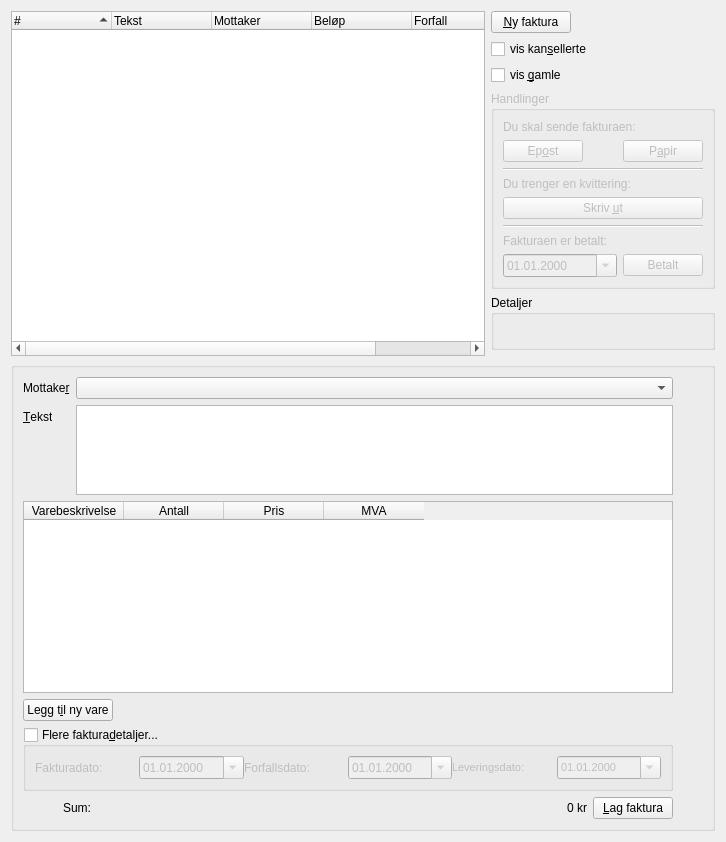
      <widget class="QWidget" name="tab" >
       <attribute name="title" >
        <string>&amp;Faktura</string>
       </attribute>
       <layout class="QGridLayout" name="gridLayout_8" >
        <item rowspan="6" row="0" column="0" colspan="2" >
         <widget class="QTreeWidget" name="fakturaFakturaliste" >
          <property name="sizePolicy" >
           <sizepolicy vsizetype="Expanding" hsizetype="Expanding" >
            <horstretch>1</horstretch>
            <verstretch>0</verstretch>
           </sizepolicy>
          </property>
          <property name="showDropIndicator" stdset="0" >
           <bool>false</bool>
          </property>
          <property name="alternatingRowColors" >
           <bool>true</bool>
          </property>
          <property name="rootIsDecorated" >
           <bool>false</bool>
          </property>
          <property name="sortingEnabled" >
           <bool>true</bool>
          </property>
          <property name="animated" >
           <bool>true</bool>
          </property>
          <property name="allColumnsShowFocus" >
           <bool>true</bool>
          </property>
          <property name="expandsOnDoubleClick" >
           <bool>false</bool>
          </property>
          <column>
           <property name="text" >
            <string>#</string>
           </property>
          </column>
          <column>
           <property name="text" >
            <string>Tekst</string>
           </property>
          </column>
          <column>
           <property name="text" >
            <string>Mottaker</string>
           </property>
          </column>
          <column>
           <property name="text" >
            <string>Beløp</string>
           </property>
          </column>
          <column>
           <property name="text" >
            <string>Forfall</string>
           </property>
          </column>
          <column>
           <property name="text" >
            <string>Betalt</string>
           </property>
          </column>
         </widget>
        </item>
        <item row="1" column="2" >
         <widget class="QCheckBox" name="fakturaVisKansellerte" >
          <property name="toolTip" >
           <string>Angir om kansellerte fakturaer skal vises</string>
          </property>
          <property name="text" >
           <string>vis kan&amp;sellerte</string>
          </property>
          <property name="shortcut" >
           <string>Alt+S</string>
          </property>
         </widget>
        </item>
        <item row="2" column="2" >
         <widget class="QCheckBox" name="fakturaVisGamle" >
          <property name="toolTip" >
           <string>Skjul fakturaer som er eldre enn seks måneder og allerede betalt</string>
          </property>
          <property name="text" >
           <string>vis &amp;gamle</string>
          </property>
          <property name="shortcut" >
           <string>Alt+G</string>
          </property>
          <property name="checked" >
           <bool>false</bool>
          </property>
         </widget>
        </item>
        <item row="6" column="0" colspan="3" >
         <widget class="QGroupBox" name="fakturaFakta" >
          <property name="title" >
           <string/>
          </property>
          <property name="flat" >
           <bool>true</bool>
          </property>
          <layout class="QGridLayout" name="gridLayout_6" >
           <item rowspan="2" row="0" column="0" colspan="2" >
            <layout class="QHBoxLayout" name="horizontalLayout_3" >
             <item>
              <layout class="QVBoxLayout" name="verticalLayout_3" >
               <item>
                <layout class="QFormLayout" name="formLayout_2" >
                 <property name="fieldGrowthPolicy" >
                  <enum>QFormLayout::ExpandingFieldsGrow</enum>
                 </property>
                 <item row="1" column="0" >
                  <widget class="QLabel" name="textLabel5" >
                   <property name="text" >
                    <string>Mottake&amp;r</string>
                   </property>
                   <property name="wordWrap" >
                    <bool>false</bool>
                   </property>
                   <property name="buddy" >
                    <cstring>fakturaFaktaMottaker</cstring>
                   </property>
                  </widget>
                 </item>
                 <item row="1" column="1" >
                  <widget class="QComboBox" name="fakturaFaktaMottaker" >
                   <property name="sizePolicy" >
                    <sizepolicy vsizetype="Fixed" hsizetype="MinimumExpanding" >
                     <horstretch>1</horstretch>
                     <verstretch>0</verstretch>
                    </sizepolicy>
                   </property>
                   <property name="toolTip" >
                    <string>Fakturaens mottaker (kunden)</string>
                   </property>
                   <property name="editable" >
                    <bool>false</bool>
                   </property>
                   <property name="insertPolicy" >
                    <enum>QComboBox::InsertAtCurrent</enum>
                   </property>
                   <property name="sizeAdjustPolicy" >
                    <enum>QComboBox::AdjustToContents</enum>
                   </property>
                   <property name="minimumContentsLength" >
                    <number>15</number>
                   </property>
                  </widget>
                 </item>
                 <item row="2" column="0" >
                  <widget class="QLabel" name="textLabel8" >
                   <property name="text" >
                    <string>&amp;Tekst</string>
                   </property>
                   <property name="wordWrap" >
                    <bool>false</bool>
                   </property>
                   <property name="buddy" >
                    <cstring>fakturaFaktaTekst</cstring>
                   </property>
                  </widget>
                 </item>
                 <item row="2" column="1" >
                  <widget class="QPlainTextEdit" name="fakturaFaktaTekst" >
                   <property name="sizePolicy" >
                    <sizepolicy vsizetype="Expanding" hsizetype="Expanding" >
                     <horstretch>0</horstretch>
                     <verstretch>1</verstretch>
                    </sizepolicy>
                   </property>
                   <property name="minimumSize" >
                    <size>
                     <width>0</width>
                     <height>60</height>
                    </size>
                   </property>
                   <property name="maximumSize" >
                    <size>
                     <width>16777215</width>
                     <height>90</height>
                    </size>
                   </property>
                   <property name="tabChangesFocus" >
                    <bool>true</bool>
                   </property>
                  </widget>
                 </item>
                </layout>
               </item>
               <item>
                <layout class="QVBoxLayout" name="verticalLayout_2" >
                 <item>
                  <widget class="QTableWidget" name="fakturaVareliste" >
                   <property name="sizePolicy" >
                    <sizepolicy vsizetype="Expanding" hsizetype="Expanding" >
                     <horstretch>0</horstretch>
                     <verstretch>3</verstretch>
                    </sizepolicy>
                   </property>
                   <property name="toolTip" >
                    <string>Varene som hører med fakturaen. Velg tidligerere definerte varer, eller legg til nye ved å skrive inn tekst, pris og MVA</string>
                   </property>
                   <property name="dragDropOverwriteMode" >
                    <bool>false</bool>
                   </property>
                   <property name="selectionMode" >
                    <enum>QAbstractItemView::SingleSelection</enum>
                   </property>
                   <property name="selectionBehavior" >
                    <enum>QAbstractItemView::SelectRows</enum>
                   </property>
                   <property name="showGrid" >
                    <bool>false</bool>
                   </property>
                   <column>
                    <property name="text" >
                     <string>Varebeskrivelse</string>
                    </property>
                   </column>
                   <column>
                    <property name="text" >
                     <string>Antall</string>
                    </property>
                   </column>
                   <column>
                    <property name="text" >
                     <string>Pris</string>
                    </property>
                   </column>
                   <column>
                    <property name="text" >
                     <string>MVA</string>
                    </property>
                   </column>
                  </widget>
                 </item>
                 <item>
                  <layout class="QHBoxLayout" name="horizontalLayout_4" >
                   <item>
                    <widget class="QPushButton" name="fakturaFaktaVareLeggtil" >
                     <property name="sizePolicy" >
                      <sizepolicy vsizetype="Fixed" hsizetype="Fixed" >
                       <horstretch>0</horstretch>
                       <verstretch>0</verstretch>
                      </sizepolicy>
                     </property>
                     <property name="toolTip" >
                      <string>Legger til en ny rad i varelisten</string>
                     </property>
                     <property name="text" >
                      <string>Legg t&amp;il ny vare</string>
                     </property>
                    </widget>
                   </item>
                   <item>
                    <spacer name="spacer1" >
                     <property name="orientation" >
                      <enum>Qt::Horizontal</enum>
                     </property>
                     <property name="sizeType" >
                      <enum>QSizePolicy::MinimumExpanding</enum>
                     </property>
                     <property name="sizeHint" stdset="0" >
                      <size>
                       <width>560</width>
                       <height>20</height>
                      </size>
                     </property>
                    </spacer>
                   </item>
                  </layout>
                 </item>
                </layout>
               </item>
               <item>
                <widget class="QGroupBox" name="fakturaFaktaOverstyr" >
                 <property name="title" >
                  <string>Flere faktura&amp;detaljer...</string>
                 </property>
                 <property name="flat" >
                  <bool>true</bool>
                 </property>
                 <property name="checkable" >
                  <bool>true</bool>
                 </property>
                 <property name="checked" >
                  <bool>false</bool>
                 </property>
                 <layout class="QGridLayout" name="gridLayout_7" >
                  <item row="0" column="0" >
                   <widget class="QFrame" name="fakturaAlternativer" >
                    <property name="frameShape" >
                     <enum>QFrame::NoFrame</enum>
                    </property>
                    <property name="frameShadow" >
                     <enum>QFrame::Plain</enum>
                    </property>
                    <property name="lineWidth" >
                     <number>-1</number>
                    </property>
                    <layout class="QGridLayout" name="gridLayout_16" >
                     <property name="margin" >
                      <number>0</number>
                     </property>
                     <property name="spacing" >
                      <number>0</number>
                     </property>
                     <item row="0" column="0" >
                      <layout class="QHBoxLayout" name="horizontalLayout_7" >
                       <item>
                        <widget class="QLabel" name="textLabel1_11" >
                         <property name="text" >
                          <string>Fakturadato:</string>
                         </property>
                         <property name="wordWrap" >
                          <bool>false</bool>
                         </property>
                         <property name="buddy" >
                          <cstring>fakturaFaktaDato</cstring>
                         </property>
                        </widget>
                       </item>
                       <item>
                        <widget class="QDateEdit" name="fakturaFaktaDato" >
                         <property name="focusPolicy" >
                          <enum>Qt::TabFocus</enum>
                         </property>
                         <property name="toolTip" >
                          <string>Sett eksplisitt dato for faktura (DD.MM.ÅÅÅÅ)</string>
                         </property>
                         <property name="displayFormat" >
                          <string>dd.MM.yyyy</string>
                         </property>
                         <property name="calendarPopup" >
                          <bool>true</bool>
                         </property>
                        </widget>
                       </item>
                       <item>
                        <widget class="QLabel" name="textLabel1_13" >
                         <property name="text" >
                          <string>Forfallsdato:</string>
                         </property>
                         <property name="wordWrap" >
                          <bool>false</bool>
                         </property>
                         <property name="buddy" >
                          <cstring>fakturaFaktaForfall</cstring>
                         </property>
                        </widget>
                       </item>
                       <item>
                        <widget class="QDateEdit" name="fakturaFaktaForfall" >
                         <property name="focusPolicy" >
                          <enum>Qt::TabFocus</enum>
                         </property>
                         <property name="toolTip" >
                          <string>Sett eksplisitt dato for forfall (DD.MM.ÅÅÅÅ)</string>
                         </property>
                         <property name="displayFormat" >
                          <string>dd.MM.yyyy</string>
                         </property>
                         <property name="calendarPopup" >
                          <bool>true</bool>
                         </property>
                        </widget>
                       </item>
                       <item>
                        <widget class="QLabel" name="label" >
                         <property name="font" >
                          <font>
                           <pointsize>8</pointsize>
                          </font>
                         </property>
                         <property name="text" >
                          <string>Leveringsdato:</string>
                         </property>
                         <property name="buddy" >
                          <cstring>fakturaFaktaLeveringsdato</cstring>
                         </property>
                        </widget>
                       </item>
                       <item>
                        <widget class="QDateEdit" name="fakturaFaktaLeveringsdato" >
                         <property name="font" >
                          <font>
                           <pointsize>8</pointsize>
                          </font>
                         </property>
                         <property name="accelerated" >
                          <bool>true</bool>
                         </property>
                         <property name="displayFormat" >
                          <string>dd.MM.yyyy</string>
                         </property>
                         <property name="calendarPopup" >
                          <bool>true</bool>
                         </property>
                        </widget>
                       </item>
                      </layout>
                     </item>
                    </layout>
                    <zorder></zorder>
                   </widget>
                  </item>
                 </layout>
                </widget>
               </item>
               <item>
                <layout class="QHBoxLayout" name="horizontalLayout_8" >
                 <item>
                  <spacer name="horizontalSpacer" >
                   <property name="orientation" >
                    <enum>Qt::Horizontal</enum>
                   </property>
                   <property name="sizeHint" stdset="0" >
                    <size>
                     <width>40</width>
                     <height>20</height>
                    </size>
                   </property>
                  </spacer>
                 </item>
                 <item>
                  <widget class="QLabel" name="textLabel1_8" >
                   <property name="text" >
                    <string>Sum:</string>
                   </property>
                   <property name="wordWrap" >
                    <bool>false</bool>
                   </property>
                  </widget>
                 </item>
                 <item>
                  <widget class="QLabel" name="fakturaFaktaSum" >
                   <property name="sizePolicy" >
                    <sizepolicy vsizetype="Preferred" hsizetype="MinimumExpanding" >
                     <horstretch>1</horstretch>
                     <verstretch>0</verstretch>
                    </sizepolicy>
                   </property>
                   <property name="font" >
                    <font>
                     <pointsize>9</pointsize>
                    </font>
                   </property>
                   <property name="toolTip" >
                    <string>Fakturaens verdi hittil</string>
                   </property>
                   <property name="text" >
                    <string>0 kr</string>
                   </property>
                   <property name="alignment" >
                    <set>Qt::AlignRight|Qt::AlignTrailing|Qt::AlignVCenter</set>
                   </property>
                   <property name="wordWrap" >
                    <bool>false</bool>
                   </property>
                  </widget>
                 </item>
                 <item>
                  <widget class="QPushButton" name="fakturaFaktaLegginn" >
                   <property name="toolTip" >
                    <string>Oppretter en ny faktura med innholdet som er gitt her</string>
                   </property>
                   <property name="text" >
                    <string>&amp;Lag faktura</string>
                   </property>
                   <property name="shortcut" >
                    <string>Alt+L</string>
                   </property>
                  </widget>
                 </item>
                </layout>
               </item>
              </layout>
             </item>
             <item>
              <layout class="QVBoxLayout" name="verticalLayout_4" >
               <item>
                <widget class="QLabel" name="fakturaFaktaKryss" >
                 <property name="enabled" >
                  <bool>true</bool>
                 </property>
                 <property name="minimumSize" >
                  <size>
                   <width>24</width>
                   <height>24</height>
                  </size>
                 </property>
                 <property name="maximumSize" >
                  <size>
                   <width>24</width>
                   <height>24</height>
                  </size>
                 </property>
                 <property name="pixmap" >
                  <pixmap resource="../../faktura.qrc" >:/pix/cross.svg</pixmap>
                 </property>
                 <property name="scaledContents" >
                  <bool>true</bool>
                 </property>
                 <property name="wordWrap" >
                  <bool>false</bool>
                 </property>
                </widget>
               </item>
               <item>
                <spacer name="verticalSpacer" >
                 <property name="orientation" >
                  <enum>Qt::Vertical</enum>
                 </property>
                 <property name="sizeHint" stdset="0" >
                  <size>
                   <width>20</width>
                   <height>40</height>
                  </size>
                 </property>
                </spacer>
               </item>
              </layout>
             </item>
            </layout>
           </item>
          </layout>
         </widget>
        </item>
        <item row="0" column="2" >
         <widget class="QPushButton" name="fakturaNy" >
          <property name="sizePolicy" >
           <sizepolicy vsizetype="Fixed" hsizetype="Fixed" >
            <horstretch>0</horstretch>
            <verstretch>0</verstretch>
           </sizepolicy>
          </property>
          <property name="toolTip" >
           <string>Viser skjema hvor du kan legge inn en ny faktura</string>
          </property>
          <property name="text" >
           <string>&amp;Ny faktura</string>
          </property>
          <property name="shortcut" >
           <string>Alt+N</string>
          </property>
         </widget>
        </item>
        <item row="4" column="2" >
         <widget class="QGroupBox" name="fakturaDetaljer" >
          <property name="sizePolicy" >
           <sizepolicy vsizetype="Expanding" hsizetype="Preferred" >
            <horstretch>0</horstretch>
            <verstretch>0</verstretch>
           </sizepolicy>
          </property>
          <property name="title" >
           <string>Detaljer</string>
          </property>
          <layout class="QGridLayout" name="gridLayout_11" >
           <item row="0" column="0" >
            <widget class="QLabel" name="fakturaDetaljerTekst" >
             <property name="minimumSize" >
              <size>
               <width>200</width>
               <height>0</height>
              </size>
             </property>
             <property name="text" >
              <string/>
             </property>
             <property name="textFormat" >
              <enum>Qt::RichText</enum>
             </property>
             <property name="alignment" >
              <set>Qt::AlignLeading|Qt::AlignLeft|Qt::AlignTop</set>
             </property>
             <property name="wordWrap" >
              <bool>true</bool>
             </property>
            </widget>
           </item>
          </layout>
         </widget>
        </item>
        <item row="3" column="2" >
         <widget class="QGroupBox" name="fakturaHandlinger" >
          <property name="enabled" >
           <bool>false</bool>
          </property>
          <property name="sizePolicy" >
           <sizepolicy vsizetype="Expanding" hsizetype="Preferred" >
            <horstretch>0</horstretch>
            <verstretch>0</verstretch>
           </sizepolicy>
          </property>
          <property name="title" >
           <string>Handlinger</string>
          </property>
          <layout class="QGridLayout" name="gridLayout_12" >
           <item row="0" column="0" colspan="3" >
            <widget class="QLabel" name="textLabel2_2" >
             <property name="font" >
              <font>
               <pointsize>9</pointsize>
              </font>
             </property>
             <property name="text" >
              <string>Du skal sende fakturaen:</string>
             </property>
             <property name="wordWrap" >
              <bool>false</bool>
             </property>
            </widget>
           </item>
           <item row="1" column="0" >
            <widget class="QPushButton" name="fakturaLagEpost" >
             <property name="toolTip" >
              <string>Lager en efaktura for sending per epost</string>
             </property>
             <property name="text" >
              <string>Ep&amp;ost</string>
             </property>
             <property name="shortcut" >
              <string>Alt+O</string>
             </property>
            </widget>
           </item>
           <item row="1" column="2" >
            <widget class="QPushButton" name="fakturaLagPapir" >
             <property name="toolTip" >
              <string>Lager en papirfaktura for utskrift på skjema F60 (gul faktura)</string>
             </property>
             <property name="text" >
              <string>P&amp;apir</string>
             </property>
             <property name="shortcut" >
              <string/>
             </property>
            </widget>
           </item>
           <item row="2" column="0" colspan="3" >
            <widget class="Line" name="line1_2" >
             <property name="frameShape" >
              <enum>QFrame::HLine</enum>
             </property>
             <property name="frameShadow" >
              <enum>QFrame::Sunken</enum>
             </property>
            </widget>
           </item>
           <item row="3" column="0" colspan="3" >
            <widget class="QLabel" name="textLabel4_2" >
             <property name="font" >
              <font>
               <pointsize>9</pointsize>
              </font>
             </property>
             <property name="text" >
              <string>Du trenger en kvittering:</string>
             </property>
             <property name="wordWrap" >
              <bool>false</bool>
             </property>
            </widget>
           </item>
           <item row="4" column="0" colspan="3" >
            <widget class="QPushButton" name="fakturaLagKvittering" >
             <property name="toolTip" >
              <string>Skriver ut en kvittering på skriveren</string>
             </property>
             <property name="text" >
              <string>Skriv &amp;ut</string>
             </property>
             <property name="shortcut" >
              <string>Alt+U</string>
             </property>
            </widget>
           </item>
           <item row="5" column="0" colspan="3" >
            <widget class="Line" name="line1" >
             <property name="frameShape" >
              <enum>QFrame::HLine</enum>
             </property>
             <property name="frameShadow" >
              <enum>QFrame::Sunken</enum>
             </property>
            </widget>
           </item>
           <item row="6" column="0" colspan="3" >
            <widget class="QLabel" name="textLabel3_2" >
             <property name="font" >
              <font>
               <pointsize>9</pointsize>
              </font>
             </property>
             <property name="text" >
              <string>Fakturaen er betalt:</string>
             </property>
             <property name="wordWrap" >
              <bool>false</bool>
             </property>
            </widget>
           </item>
           <item row="7" column="2" >
            <widget class="QPushButton" name="fakturaBetalt" >
             <property name="toolTip" >
              <string>Markerer fakturaen som betalt (på angitt dato)</string>
             </property>
             <property name="text" >
              <string>Betalt</string>
             </property>
             <property name="shortcut" >
              <string/>
             </property>
            </widget>
           </item>
           <item row="7" column="0" colspan="2" >
            <widget class="QDateEdit" name="fakturaBetaltDato" >
             <property name="displayFormat" >
              <string>dd.MM.yyyy</string>
             </property>
             <property name="calendarPopup" >
              <bool>true</bool>
             </property>
            </widget>
           </item>
          </layout>
         </widget>
        </item>
       </layout>
      </widget>
